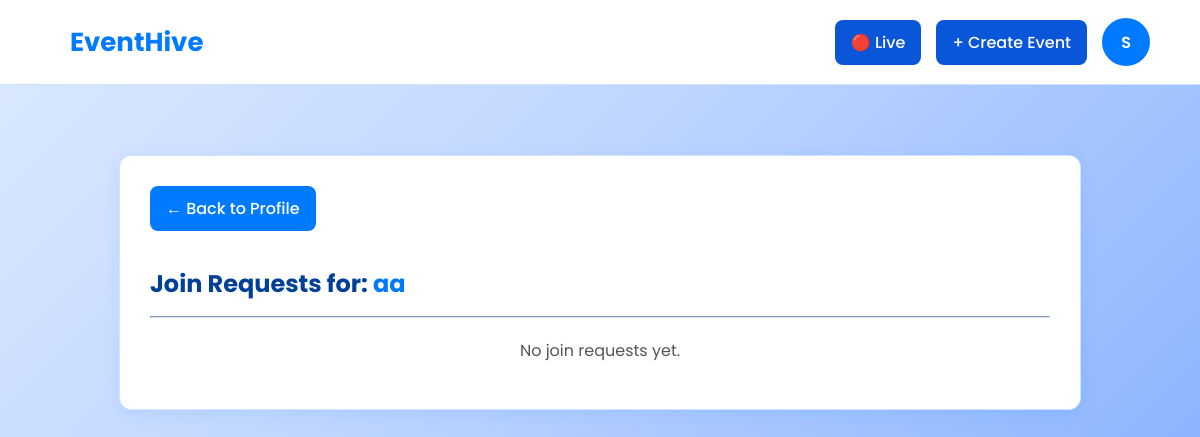
The app's page /5/requests (signed in), older data.
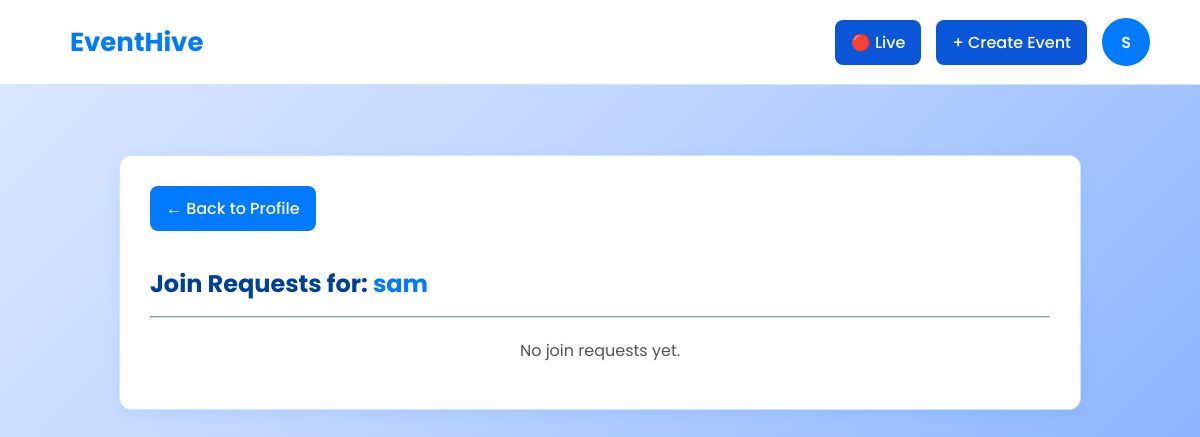
The same page, newer data.
### models/model.py (models this page shows, shortened)
class Event(db.Model):
    __tablename__ = "events"
    id = db.Column(db.Integer, primary_key=True)
    title = db.Column(db.String(100), nullable=False)
    description = db.Column(db.Text)
    date = db.Column(db.Date, nullable=False)
    starttime = db.Column(db.Time)
    endtime = db.Column(db.Time)
    mode = db.Column(db.Enum(EventMode), default=EventMode.online, nullable=False)
    venue = db.Column(db.String(150))
    capacity = db.Column(db.Integer, default=100)
    tags = db.Column(db.Enum(Eventtag), default=Eventtag.CELEBRATION, nullable=False)
    visibility = db.Column(db.Enum(EventVisibility), default=EventVisibility.public, nullable=False)
    organizer_id = db.Column(db.Integer, db.ForeignKey("users.id"), nullable=False)
    creator = db.relationship("User", backref=db.backref("created_events", lazy=True))
    attendees = db.relationship(
        "User", secondary=event_attendees, back_populates="attending_events"
    )
    attendee_links = db.relationship("Attendee", back_populates="event", cascade="all, delete-orphan")

### app/main.py (the view)
@events_blueprint.route("/<int:event_id>/requests", methods=["GET"])
@login_required
def view_join_requests(event_id):
    event = Event.query.get_or_404(event_id)
    if event.organizer_id != current_user.id:
        return "Unauthorized", 403
    requests = JoinRequest.query.filter_by(event_id=event_id).all()
    return render_template("join_requests.html", event=event, requests=requests)

### app/__init__.py (called while the page is built)
def create_app():
    app = Flask(__name__)
    app.config['SECRET_KEY'] = '91ba96dbf66221f753176c6a80f0e7905444d410630b70f89445e7281d0001aa'
    app.config['SQLALCHEMY_DATABASE_URI'] = 'sqlite:///db.sqlite'
    db.init_app(app)
    migrate.init_app(app, db)
    login_manager.init_app(app)
    from models.model import User
    @login_manager.user_loader
    def load_user(user_id):
        return User.query.get(int(user_id))
    from .main import main_blueprint
    app.register_blueprint(main_blueprint)
    from .auth import auth_blueprint
    app.register_blueprint(auth_blueprint)
    from .main import events_blueprint, attendees_blueprint
    app.register_blueprint(events_blueprint)
    app.register_blueprint(attendees_blueprint)
    from .scheduler import start_scheduler
    start_scheduler(app)
    return app

### app/templates/join_requests.html (shortened to what this page needs)
{% extends "base.html" %}
{% block content %}
<div class="page-container">
    <a href="{{ url_for('main.profile') }}" class="btn-back">← Back to Profile</a>
    <h2>Join Requests for: <strong style="font-weight: 700; color: var(--primary-blue);">{{ event.title }}</strong></h2>
    <hr style="border-color: var(--navbar-border); margin-bottom: 20px;">
    {% if requests|length == 0 %}
        <p class="text-muted" style="text-align: center; color: var(--secondary-grey-text);">No join requests yet.</p>
    {% endif %}
</div>
{% endblock %}

Row changes from the older to the newer data that the page shows:
changed Event: title "aa" → "sam"
